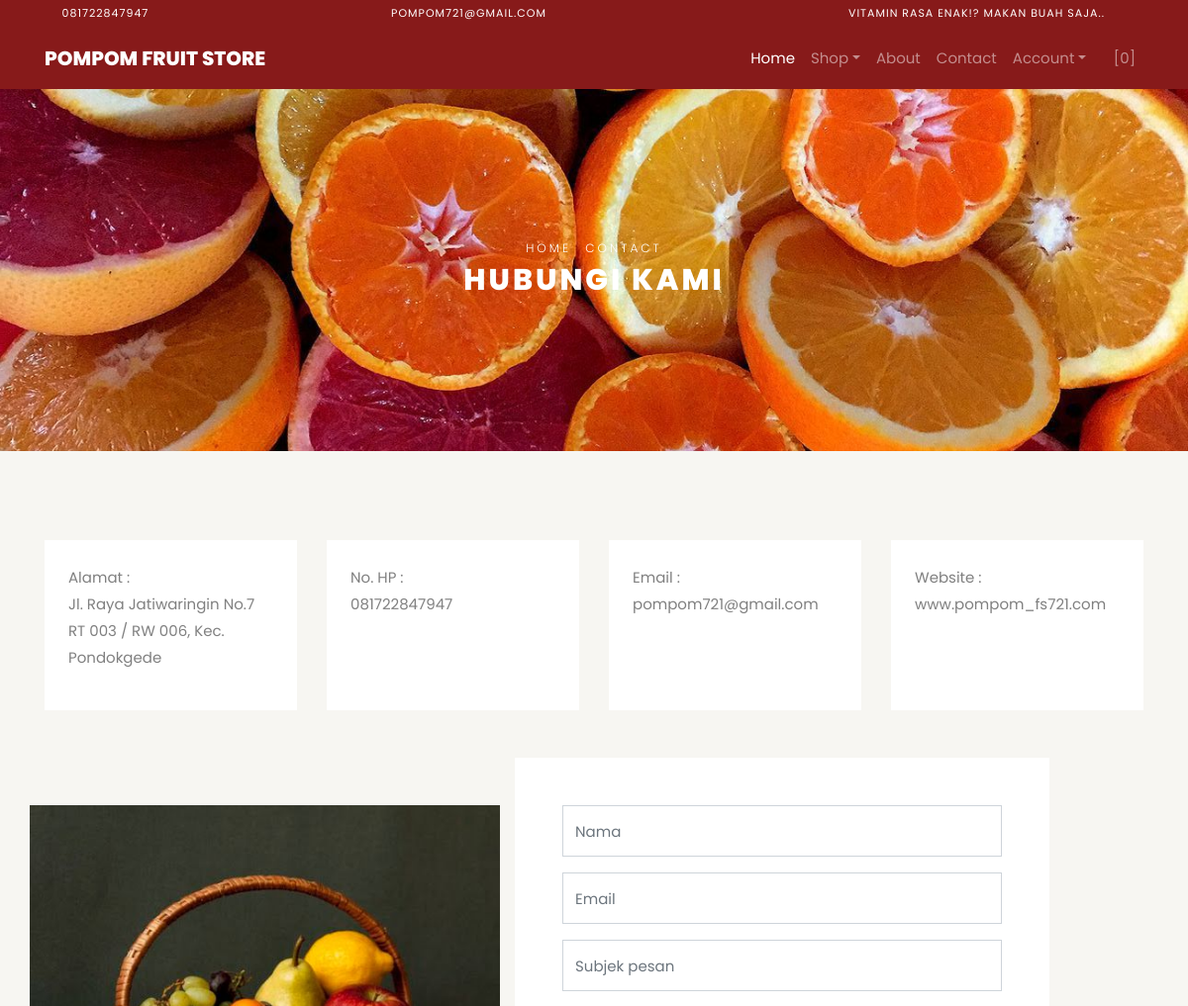
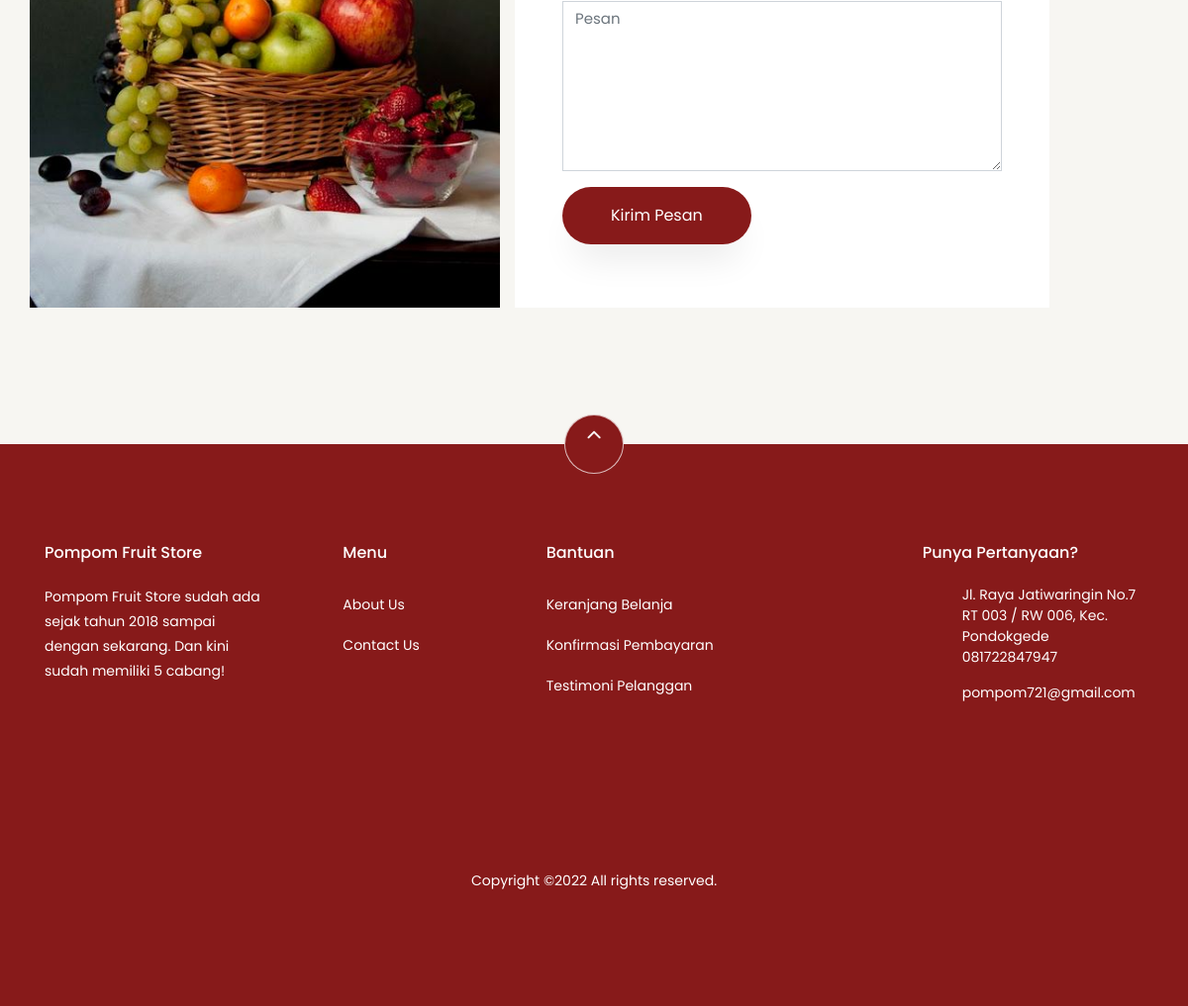
The app's page /index.php/pages/contact with its own data (2 pictures, top to bottom).
### tables this page shows
CREATE TABLE `settings` (
  `id` int(10) NOT NULL,
  `key` varchar(32) NOT NULL,
  `content` text NOT NULL
);

### application/helpers/themes_helper.php (called while the page is built, shortened)
<?php
if ( ! function_exists('get_theme_name'))
{
    function get_theme_name() {
        $current_theme = get_settings('current_theme_name');
        return ($current_theme) ? $current_theme : false;
    }
}
if ( ! function_exists('get_template_part'))
{
    function get_template_part($file_name = null, $params = array()) {
        if ($file_name !== '') {
            $current_theme = get_theme_name();
            if ( file_exists($file_location = VIEWPATH .'themes/'. $current_theme .'/'. $file_name .'.php')) {
                $CI =& get_instance();
                $CI->load->view('themes/'. $current_theme .'/'. $file_name, $params);
            }
            else {
                echo '<div>Kesalahan: berkas tema <b>'. $file_name .'.php</b> tidak ditemukan.<br>Lokasi berkas: <b>'. $file_location .'</b></div>';
            }
        }
    }
}
if ( ! function_exists('get_header'))
{
    function get_header($params = null, $section = '', $current_section = '') {
        $load_params = array();
        if ( is_null($params)) {
            $load_params['title'] = get_settings('site_name');
        }
        else if ( is_string($params)) {
            $load_params['title'] = $params;
        }
        $load_params['sidebar_section'] = $section;
        $load_params['current_section'] = $current_section;
        get_template_part('header', $load_params);
    }
}
if ( ! function_exists('get_footer'))
{
    function get_footer($params = array()) {
        get_template_part('footer', $params);
    }
}
if ( ! function_exists('get_theme_uri'))
{
    function get_theme_uri($file_name = null, $theme_name = NULL)
    {
        $theme_name = ($theme_name == NULL) ? get_theme_name() : $theme_name;
        return is_null($file_name) ? base_url('assets/themes/'. $theme_name .'/') : base_url('assets/themes/'. $theme_name .'/'. $file_name) ;
    }
}

### application/controllers/Pages.php (called while the page is built, shortened)
<?php
class Pages extends CI_Controller {
    public function contact()
    {
        $profile = user_data();
        $data['user'] = $profile;
        $data['flash'] = $this->session->flashdata('contact_flash');
        get_header(get_store_name());
        get_template_part('pages/contact', $data);
        get_footer();
    }
}

### index.php (called while the page is built, shortened)
<?php
require_once BASEPATH . 'core/CodeIgniter.php';

### application/helpers/session_helper.php (called while the page is built, shortened)
<?php
if (!function_exists('init')) {
    function init()
    {
        $CI = &get_instance();
        return $CI;
    }
}
if (!function_exists('user_data')) {
    function user_data()
    {
        $CI = init();
        $user_id = get_current_user_id();
        $user_data = $CI->db->where('id', $user_id)->get('users')->row();
        return $user_data;
    }
}
if (!function_exists('session_data')) {
    function session_data()
    {
        $CI = init();
        $read_session_in_cookie = get_cookie('__ACTIVE_SESSION_DATA');
        $read_session_in_session = $CI->session->userdata('__ACTIVE_SESSION_DATA');
        if ($read_session_in_cookie) {
            $read_data = $CI->encryption->decrypt($read_session_in_cookie);
            $read_data = json_decode($read_data);
            return $read_data;
        } else if ($read_session_in_session) {
            $read_data = $CI->encryption->decrypt($read_session_in_session);
            $read_data = json_decode($read_data);
            return $read_data;
        } else {
            $default_session = new stdClass();
            $default_session->is_login = FALSE;
            $default_session->user_id = 0;
            $default_session->login_at = 0;
            $default_session->remember_me = FALSE;
            return $default_session;
        }
    }
}
if (!function_exists('is_login')) {
    function is_login()
    {
        $login_data = session_data();
        return ($login_data->is_login === TRUE);
    }
}
if (!function_exists('get_current_user_id')) {
    function get_current_user_id()
    {
        $login_data = session_data();
        return $login_data->user_id;
    }
}

### application/helpers/global_helper.php (called while the page is built, shortened)
<?php
if (!function_exists('get_settings')) {
    function get_settings($key = '')
    {
        $CI = &get_instance();
        $row = $CI->db
            ->select('content')
            ->where('key', $key)
            ->get('settings')
            ->row();
        return $row->content;
    }
}
if (!function_exists('get_store_name')) {
    function get_store_name()
    {
        return get_settings('store_name');
    }
}

### application/third_party/MX/Router.php (called while the page is built, shortened)
<?php (defined('BASEPATH')) OR exit('No direct script access allowed');
require dirname(__FILE__).'/Modules.php';
class MX_Router extends CI_Router
{
	public $module;
	public function fetch_module()
	{
		return $this->module;
	}
}

### application/third_party/MX/Modules.php (called while the page is built, shortened)
<?php (defined('BASEPATH')) OR exit('No direct script access allowed');
class Modules
{
	public static function find($file, $module, $base)
	{
		$segments = explode('/', $file);
		$file = array_pop($segments);
		$path = ltrim(implode('/', $segments).'/', '/');
		$module ? $modules[$module] = $path : $modules = array();
		return array(FALSE, $file);
	}
}

### application/views/themes/fruity/pages/contact.php (the view, shortened to what this page needs)
<div class="hero-wrap hero-bread" style="background-image: url('<?php echo get_theme_uri('images/bg_4.jpg'); ?>');">
    <div class="container">
      <div class="row no-gutters slider-text align-items-center justify-content-center">
        <div class="col-md-9 ftco-animate text-center">
            <p class="breadcrumbs"><span class="mr-2"><?php echo anchor(base_url(), 'Home'); ?></span> <span>Contact</span></p>
          <h1 class="mb-0 bread">Hubungi Kami</h1>
        </div>
      </div>
    </div>
  </div>
  <section class="ftco-section contact-section bg-light">
    <div class="container">
        <div class="row d-flex mb-5 contact-info">
        <div class="col-md-3 d-flex">
            <div class="info bg-white p-4">
              <p><span>Alamat : </span> <br>
                <?php echo get_settings('store_address'); ?>
              </p>
            </div>
        </div>
        <div class="col-md-3 d-flex">
            <div class="info bg-white p-4">
              <p><span>No. HP : </span> <br>
                <?php echo get_settings('store_phone_number'); ?>
              </p>
            </div>
        </div>
        <div class="col-md-3 d-flex">
            <div class="info bg-white p-4">
              <p><span>Email : </span> <br>
                <?php echo get_settings('store_email'); ?>
              </p>
            </div>
        </div>
        <div class="col-md-3 d-flex">
            <div class="info bg-white p-4">
              <p><span>Website : </span> <br> www.pompom_fs721.com</p>
            </div>
        </div>
      </div>
      <div class="row block-9">
        <div class="col-md-6 order-md-last d-flex">
          <form action="<?php echo site_url('pages/send_message'); ?>" class="bg-white p-5 contact-form" method="POST">
            <div class="form-group">
              <input type="text" name="name" class="form-control" value="<?php echo set_value('name', (is_login() ? get_user_name() : '')); ?>" placeholder="Nama" required>
            </div>
            <div class="form-group">
              <input type="email" name="email" class="form-control" value="<?php echo set_value('email', (is_login() ? $user->email : '')); ?>" placeholder="Email" required>
            </div>
            <div class="form-group">
              <input type="text" name="subject" class="form-control" value="<?php echo set_value('subject'); ?>" placeholder="Subjek pesan" required>
            </div>
            <div class="form-group">
              <textarea name="message" id="" cols="30" rows="7" class="form-control" placeholder="Pesan" required><?php echo set_value('message'); ?></textarea>
            </div>
            <div class="form-group">
              <input type="submit" value="Kirim Pesan" class="btn py-3 px-5" style="background-color: #871a1a; color:white;">
            </div>
          </form>
        </div>
        <div class="col-md-5 mt-5 p-md-5 img img-2 d-flex justify-content-center align-items-center" style="background-image: url(<?php echo get_theme_uri('images/contact.jpg'); ?>);">
        </div>
      </div>
    </div>
  </section>

### application/views/themes/fruity/header.php (shortened to what this page needs)
?><!DOCTYPE html>
<html lang="en">
  <head>
    <link rel="stylesheet" href="<?php echo get_theme_uri('css/open-iconic-bootstrap.min.css'); ?>">
    <link rel="stylesheet" href="<?php echo get_theme_uri('css/animate.css'); ?>">
    <link rel="stylesheet" href="<?php echo get_theme_uri('css/owl.carousel.min.css'); ?>">
    <link rel="stylesheet" href="<?php echo get_theme_uri('css/owl.theme.default.min.css'); ?>">
    <link rel="stylesheet" href="<?php echo get_theme_uri('css/magnific-popup.css'); ?>">
    <link rel="stylesheet" href="<?php echo get_theme_uri('css/aos.css'); ?>">
	<link rel="stylesheet" href="<?php echo get_theme_uri('css/ionicons.min.css'); ?>">
	<link rel="stylesheet" href="<?php echo get_theme_uri('js/plugins/@fortawesome/fontawesome-free/css/all.min.css', 'argon'); ?>">
    <link rel="stylesheet" href="<?php echo get_theme_uri('css/bootstrap-datepicker.css'); ?>">
    <link rel="stylesheet" href="<?php echo get_theme_uri('css/jquery.timepicker.css'); ?>">
    <link rel="stylesheet" href="<?php echo get_theme_uri('css/flaticon.css'); ?>">
    <link rel="stylesheet" href="<?php echo get_theme_uri('css/icomoon.css'); ?>">
	<link rel="stylesheet" href="<?php echo get_theme_uri('css/style.css'); ?>">
	<link rel="stylesheet" href="<?php echo base_url('assets/plugins/toastr/toastr.min.css'); ?>">
  </head>
  <body class="goto-here">
		<div class="py-1" style="background-color: #871a1a">
    	<div class="container">
    		<div class="row no-gutters d-flex align-items-start align-items-center px-md-0">
	    		<div class="col-lg-12 d-block">
		    		<div class="row d-flex">
		    			<div class="col-md pr-4 d-flex topper align-items-center">
					    	<div class="icon mr-2 d-flex justify-content-center align-items-center"><span class="icon-phone2"></span></div>
						    <span class="text"><?php echo get_settings('store_phone_number'); ?></span>
					    </div>
					    <div class="col-md pr-4 d-flex topper align-items-center">
					    	<div class="icon mr-2 d-flex justify-content-center align-items-center"><span class="icon-paper-plane"></span></div>
						    <span class="text"><?php echo get_settings('store_email'); ?></span>
					    </div>
					    <div class="col-md-5 pr-4 d-flex topper align-items-center text-lg-right">
						    <span class="text"><?php echo get_settings('store_tagline'); ?></span>
					    </div>
				    </div>
			    </div>
		    </div>
		  </div>
    	</div>
    <nav class="navbar navbar-expand-lg navbar-dark ftco_navbar" style="background-color: #871a1a;" id="ftco-navbar">
	    <div class="container navbar-dark" style="background-color: #871a1a;">
	      <a class="navbar-brand" href="<?php echo base_url(); ?>"><?php echo get_store_name(); ?></a>
	      <div class="collapse navbar-collapse" id="ftco-nav">
	        <ul class="navbar-nav ml-auto ">
	          <li class="nav-item active"><a href="<?php echo base_url(); ?>" class="nav-link">Home</a></li>
	          <li class="nav-item dropdown">
              <a class="nav-link dropdown-toggle" href="#" id="dropdown04" data-toggle="dropdown" aria-haspopup="true" aria-expanded="false">Shop</a>
            </li>
	          <li class="nav-item"><a href="<?php echo site_url('pages/about'); ?>" class="nav-link">About</a></li>
              <li class="nav-item"><a href="<?php echo site_url('pages/contact'); ?>" class="nav-link">Contact</a></li>
              <li class="nav-item dropdown">
              <a class="nav-link dropdown-toggle" href="#" id="dropdown05" data-toggle="dropdown" aria-haspopup="true" aria-expanded="false">Account</a>
            </li>
	          <li class="nav-item cta cta-colored"><a href="<?php echo site_url('shop/cart'); ?>" class="nav-link"><span class="icon-shopping_cart"></span>[<span class="cart-item-total">0</span>]</a></li>
	        </ul>
	      </div>
	    </div>
	  </nav>

### application/views/themes/fruity/footer.php (shortened to what this page needs)
<section class="ftco-section ftco-no-pt ftco-no-pb py-5 bg-light">
    <div class="container py-4">
    </div>
  </section>
  <footer class="ftco-footer ftco-section footer-dark" style="background-color: #871a1a; color:white;">
    <div class="container">
        <div class="row">
            <div class="mouse">
                      <a href="#" class="mouse-icon" style="background-color: #871a1a;">
                          <div class="mouse-wheel"><span class="ion-ios-arrow-up"></span></div>
                      </a>
                  </div>
        </div>
      <div class="row mb-5">
        <div class="col-md">
          <div class="ftco-footer-widget mb-4">
            <h2 class="ftco-heading-2" style="color: white;"><?php echo get_store_name(); ?></h2>
            <p><?php echo get_settings('store_description'); ?></p>
            <ul class="ftco-footer-social list-unstyled float-md-left float-lft mt-5">
            </ul>
          </div>
        </div>
        <div class="col-md">
          <div class="ftco-footer-widget mb-4 ml-md-5">
            <h2 class="ftco-heading-2" style="color: white;">Menu</h2>
            <ul class="list-unstyled">
              <li><a href="<?php echo site_url('pages/about'); ?>" class="py-2 d-block" style="color: white;">About Us</a></li>
              <li><a href="<?php echo site_url('pages/contact'); ?>" class="py-2 d-block" style="color: white;">Contact Us</a></li>
            </ul>
          </div>
        </div>
        <div class="col-md-4">
           <div class="ftco-footer-widget mb-4">
            <h2 class="ftco-heading-2" style="color: white;">Bantuan</h2>
            <div class="d-flex">
                <ul class="list-unstyled mr-l-5 pr-l-3 mr-4">
                  <li><a href="<?php echo site_url('shop/cart'); ?>" class="py-2 d-block" style="color: white;">Keranjang Belanja</a></li>
                  <li><a href="<?php echo site_url('customer/payments/confirm'); ?>" class="py-2 d-block" style="color: white;">Konfirmasi Pembayaran</a></li>
                  <li><a href="<?php echo site_url('shop/testimonial'); ?>" class="py-2 d-block" style="color: white;">Testimoni Pelanggan</a></li>
                </ul>
              </div>
          </div>
        </div>
        <div class="col-md">
          <div class="ftco-footer-widget mb-4">
              <h2 class="ftco-heading-2" style="color: white;">Punya Pertanyaan?</h2>
              <div class="block-23 mb-3">
                <ul>
                  <li><span class="icon icon-map-marker"></span><span class="text" style="color: white;"><?php echo get_settings('store_address'); ?></span></li>
                  <li><a href="#"><span style="color: white;" class="icon icon-phone"></span><span class="text" style="color: white;"><?php echo get_settings('store_phone_number'); ?></span></a></li>
                  <li><a href="#"><span style="color: white;" class="icon icon-envelope"></span><span class="text" style="color: white;"><?php echo get_settings('store_email'); ?></span></a></li>
                </ul>
              </div>
          </div>
        </div>
      </div>
      <div class="row">
        <div class="col-md-12 text-center">
          <p>
              Copyright &copy;<script>document.write(new Date().getFullYear());</script> All rights reserved.
          </p>
        </div>
      </div>
    </div>
  </footer>
</body>
</html>

### assets/themes/fruity/css/icomoon.css (style rules this page uses)
[class^="icon-"], [class*=" icon-"] { font-family: 'icomoon' !important; speak: none; font-style: normal; font-weight: normal; font-variant: normal; text-transform: none; line-height: 1; -webkit-font-smoothing: antialiased; -moz-osx-font-smoothing: grayscale; }
.icon-map-marker:before { content: "\f041"; }
.icon-phone:before { content: "\f095"; }
.icon-envelope:before { content: "\f0e0"; }
.icon-paper-plane:before { content: "\f1d8"; }
.icon-phone2:before { content: "\e0cd"; }
.icon-shopping_cart:before { content: "\e8cc"; }

### records on screen
settings: content "081722847947"
settings: content "POMPOM721@GMAIL.COM", content "pompom721@gmail.com"
settings: content "VITAMIN RASA ENAK!? MAKAN BUAH SAJA.."
settings: content "POMPOM FRUIT STORE", content "Pompom Fruit Store"
settings: content (picture)
settings: content "Jl. Raya Jatiwaringin No.7 RT 003 / RW 006, Kec. Pondokgede"
settings: content "Pompom Fruit Store sudah ada sejak tahun 2018 sampai dengan sekarang. Dan kini sudah memiliki 5 cabang!"

### other values on screen
anchor(base_url(), 'Home') "HOME"
